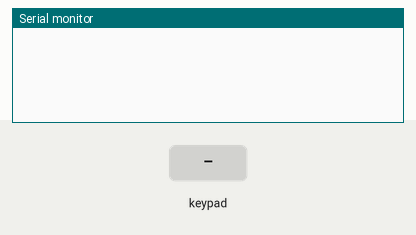
This sketch was run on a simulated Arduino Uno, built with avr-gcc and run on an emulated ATmega328P. Shown: the last lines printed to the serial monitor. The test bench sets the inputs (shaded band).

Above: at 1.2 s.
1.3 s: key '7' pressed
At 2.5 s:
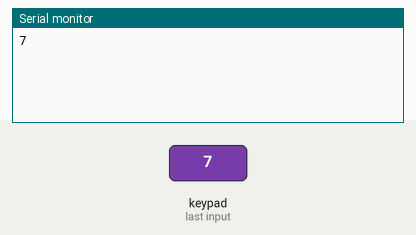
2.8 s: keypad keys 8 9 1 0 1 1 A pressed 0.4 s apart
At 5.9 s:
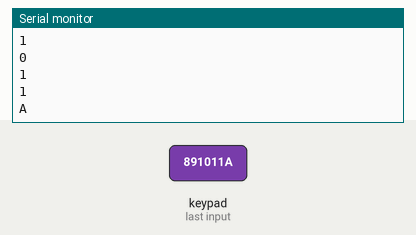
7.1 s: key 'C' pressed
At 8.3 s:
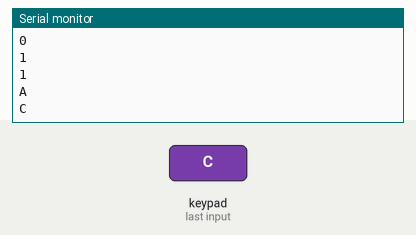
8.6 s: keypad keys 8 9 1 0 1 1 D pressed 0.4 s apart
At 12.4 s:
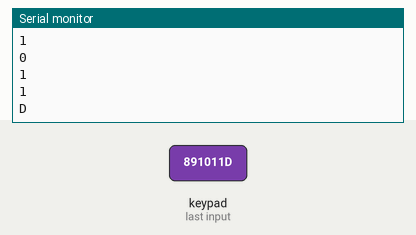
12.9 s: key 'E' pressed
At 14.1 s:
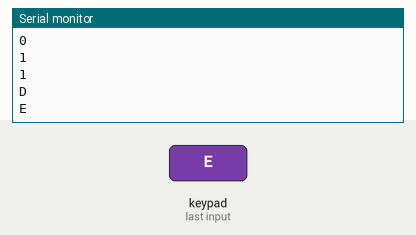
14.4 s: key 'B' pressed
At 14.9 s:
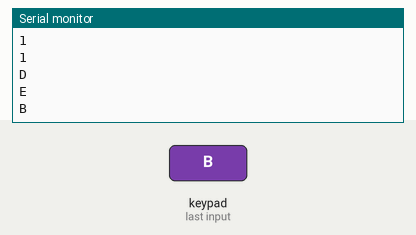
Timing chart, 0 to 16.9 s (numbered marks = the images above; inputs shaded):
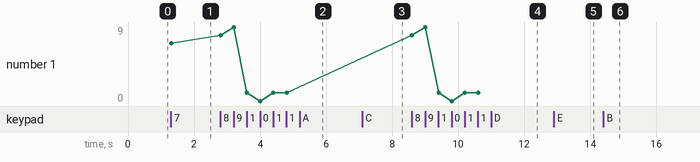

The sketch:

lab_05_1.ino
```cpp
#include <Keypad.h>

const byte ROWS=4,COLS=4;

char keys[ROWS][COLS] = {{'7','8','9','C'},{'4','5','6','D'},{'1','2','3','E'},{'0','A','B','F'}};

byte rowPins[ROWS] = {8,9,10,11};

byte colPins[COLS] = {2,3,4,5};

Keypad keypad = Keypad(makeKeymap(keys),rowPins,colPins,ROWS,COLS);

void setup(){

  Serial.begin(9600);

}

void loop(){

  char key = keypad.getKey();


  if(key!=NO_KEY){

    Serial.println(key);

  }

}
```

Measured:
- after the input at 1.3 s, the serial monitor: prints a new line at once (image 1)
- after the input at 2.8 s, the serial monitor: prints a new line at once (image 2)
- after the input at 7.1 s, the serial monitor: prints a new line at once (image 3)
- after the input at 8.6 s, the serial monitor: prints a new line at once (image 4)
- after the input at 12.9 s, the serial monitor: prints a new line at once (image 5)
- after the input at 14.4 s, the serial monitor: prints a new line at once (image 6)
- plotted number 1: 7 → 1 after the input at 2.8 s
